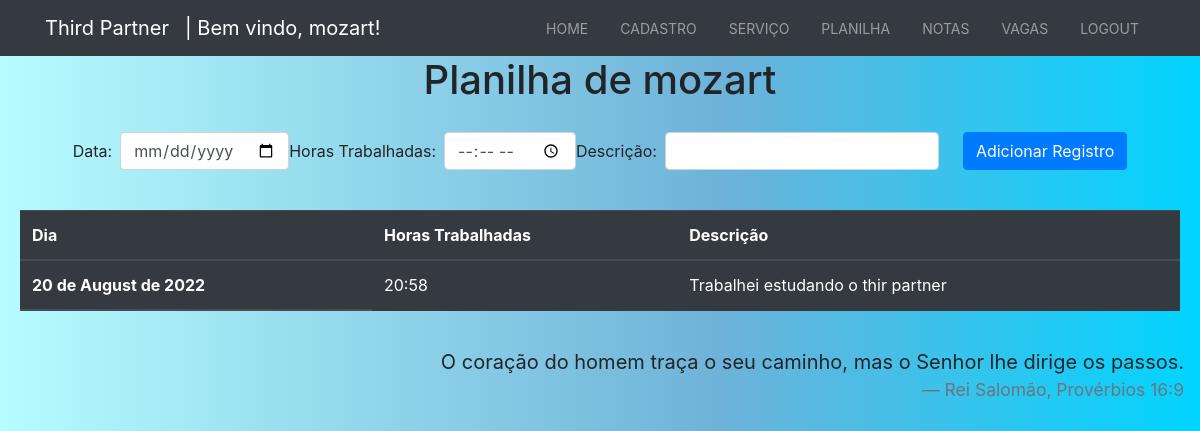
/planilha/ (signed in), run on the app's committed database.
### users/models/coworkermodel.py (models this page shows)
class CoworkerModel(AbstractBaseUser, PermissionsMixin):
    user_name = models.CharField(max_length=150, unique=True)
    name_pj = models.CharField(max_length=200, blank=False)
    name_coworker = models.CharField(max_length=100, blank=False)
    cnpj = models.CharField(max_length=17, blank=False)
    specialty = models.CharField(max_length=100, default="Developer")
    about = models.TextField(max_length=500, blank=True)
    email = models.EmailField(default="asd@asd.com", unique=True)
    phone_number = models.CharField(max_length=20, blank=False)
    whatsapp = models.BooleanField(default=True)
    address = models.CharField(max_length=300)
    working_place = models.CharField(max_length=200)
    start_date = models.DateTimeField(default=timezone.now)
    image = models.ImageField(default="profile.jpg",
                              upload_to="profile_picture")
    is_staff = models.BooleanField(default=False)
    is_active = models.BooleanField(default=False)
    objects = CustomAccountManager()
    USERNAME_FIELD = 'user_name'
    REQUIRED_FIELDS = ['name_pj', 'name_coworker', 'email', 'phone_number']
    class Meta:
        verbose_name = "Colaborador"
        verbose_name_plural = "Colaboradores"
    def __str__(self) -> str:
        return f"{self.name_coworker}"

### core/models/WorkedHours.py (models this page shows, shortened)
class WorkedHours(models.Model):
    worker = models.ForeignKey(CoworkerModel, on_delete=models.CASCADE)
    date = models.DateField()
    worked_hours = models.TimeField()
    description = models.CharField(max_length=200)
    class Meta:
        verbose_name = "Hora"
        verbose_name_plural = "Horas"

### core/views.py (the view)
# urls.py: path("planilha/", SheetView.as_view(), name="sheet_view"),
class SheetView(ListView):
    model = WorkedHours
    template_name = "core/planilha.html"
    context_object_name = "hours"
    def get_context_data(self, *args, **kwargs):
        context = super().get_context_data(**kwargs)
        context["info"] = "sheet_menu"
        context["title"] = "Planilha"
        if self.request.user.is_superuser:
            print("uau, superuser")
            context['menu'] = menu_superuser
        elif self.request.user.is_authenticated:
            print("É... dá pra pssar, usuário comum")
            context['menu'] = menu_user
        context["form"] = AddWorkedHours
        return context

### core/templates/core/planilha.html (shortened to what this page needs)
{% extends 'core/base.html' %}
{% load static %} {% load bootstrap4 %}
{% block content%}
<section id="sheet">
    <p class="h1 text-center">Planilha de {{user}}</p>
    <div class="card-body">
        <form method="POST" enctype="multipart/form-data" class="form-inline" action="{% url 'core:add_hours_view' %}">
            <div class="form-group mx-auto mt-auto mb-auto">
                {{form}}
                <input type="submit" class="btn btn-primary ml-4" name="Add Hours" value="Adicionar Registro">
            </div>
        </form>
    </div>
    <div class="card-body ">
        <table class="table table-dark ">
            <thead>
                <tr>
                    <th scope="col">Dia</th>
                    <th scope="col">Horas Trabalhadas</th>
                    <th scope="col">Descrição</th>
                </tr>
            </thead>
            <thead>
                <tr>
                    {% for hour in hours %}
                    <th scope="row">{{hour.date}}</th>
                    <td>{{hour.worked_hours}}</td>
                    <td>{{hour.description}}</td>
                </tr>
                {% endfor %}
            </thead>
        </table>
    </div>
</section>
{% endblock %}

### core/templates/core/navbar.html (shortened to what this page needs)
{% load bootstrap4 %}
{% load static %}
{% bootstrap_css %}
<link rel="stylesheet" href="{% static 'core/style.css' %}">
{% if user.is_authenticated %}
<nav class="navbar navbar-expand-sm navbar-dark bg-dark">
    <div class="container">
        <a href="{% url 'users:nouser_view' %}" class="navbar-brand">Third Partner</a>
        <p class="navbar-brand mb-0">| Bem vindo, {{user.user_name}}!</p>
        <div class="collapse navbar-collapse" id="navbarCollapse">
            <ul class="navbar-nav ml-auto">
                {% for il in menu.items %}
                <li class="nav-item" id="{{m}}">
                    <a href="/{{il.1}}" class="nav-link">{{il.0}}</a>
                </li>
                {% endfor %}
            </ul>
        </div>
    </div>
</nav>
{% endif %}

### core/static/core/style.css (style rules this page uses)
.navbar .nav-link { font-size: 14px !important; text-transform: uppercase !important; padding-left: 1rem !important; padding-right: 1rem !important; }
.navbar .nav-link { margin-bottom: 0rem !important; }
html { overflow-y: scroll; }
body { background: rgb(183, 252, 254); background: linear-gradient(90deg, rgba(183, 252, 254, 1) 0%, rgba(110, 178, 217, 1) 60%, rgba(0, 212, 255, 1) 100%); }

### data on the page
CoworkerModel: user_name "mozart", name_coworker "mozart"
WorkedHours: date "20 de August de 2022", worked_hours "20:58", description "Trabalhei estudando o thir partner"

### other printed values
{{ il.0 }} "HOME" "CADASTRO" "SERVIÇO" "PLANILHA" "NOTAS" "VAGAS" "LOGOUT"
